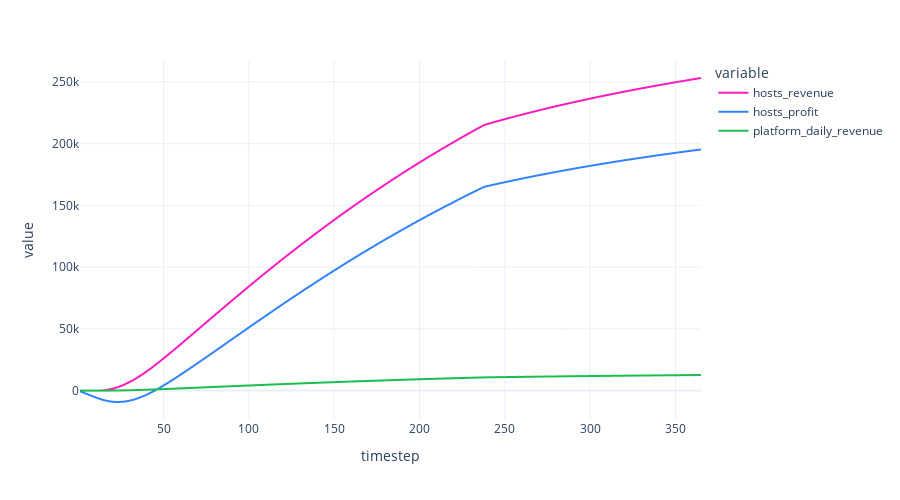

Notebook code for this chart:
### Markdown cell above
# Anaysis: Yields

Host and platform yeilds

### Code cell
fig = px.line(
    df_1,
    x='timestep',
    y=['hosts_revenue', 'hosts_profit', 'platform_daily_revenue'],
    height=500
)

fig.show()

### Figure 1 — Plotly figure (JSON) as saved in the notebook; plotly's stock layout.template omitted (floating-point values rounded to 4 significant figures; data arrays with more than 128 entries replaced by an {"elided": "..."} marker saying what was removed)
{"data": [{"hovertemplate": "variable=hosts_revenue<br>timestep=%{x}<br>value=%{y}<extra></extra>", "legendgroup": "hosts_revenue", "line": {"color": "#FC1CBF", "dash": "solid"}, "mode": "lines", "name": "hosts_revenue", "showlegend": true, "type": "scattergl", "x": {"elided": "365 int values"}, "xaxis": "x", "y": {"elided": "365 float values"}, "yaxis": "y"}, {"hovertemplate": "variable=hosts_profit<br>timestep=%{x}<br>value=%{y}<extra></extra>", "legendgroup": "hosts_profit", "line": {"color": "#3283FE", "dash": "solid"}, "mode": "lines", "name": "hosts_profit", "showlegend": true, "type": "scattergl", "x": {"elided": "365 int values"}, "xaxis": "x", "y": {"elided": "365 float values"}, "yaxis": "y"}, {"hovertemplate": "variable=platform_daily_revenue<br>timestep=%{x}<br>value=%{y}<extra></extra>", "legendgroup": "platform_daily_revenue", "line": {"color": "#1CBE4F", "dash": "solid"}, "mode": "lines", "name": "platform_daily_revenue", "showlegend": true, "type": "scattergl", "x": {"elided": "365 int values"}, "xaxis": "x", "y": {"elided": "365 float values"}, "yaxis": "y"}], "layout": {"height": 500, "legend": {"title": {"text": "variable"}, "tracegroupgap": 0}, "margin": {"t": 60}, "xaxis": {"anchor": "y", "domain": [0, 1], "title": {"text": "timestep"}}, "yaxis": {"anchor": "x", "domain": [0, 1], "title": {"text": "value"}}}}
